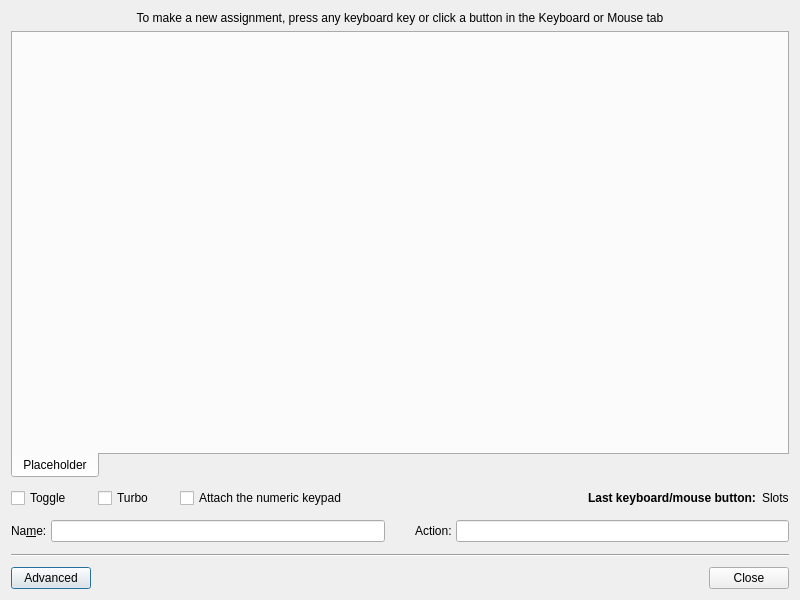
<?xml version="1.0" encoding="UTF-8"?>
<ui version="4.0">
 <class>ButtonEditDialog</class>
 <widget class="QDialog" name="ButtonEditDialog">
  <property name="windowModality">
   <enum>Qt::WindowModal</enum>
  </property>
  <property name="geometry">
   <rect>
    <x>0</x>
    <y>0</y>
    <width>800</width>
    <height>600</height>
   </rect>
  </property>
  <property name="minimumSize">
   <size>
    <width>800</width>
    <height>600</height>
   </size>
  </property>
  <property name="windowTitle">
   <string>Dialog</string>
  </property>
  <property name="sizeGripEnabled">
   <bool>false</bool>
  </property>
  <property name="modal">
   <bool>false</bool>
  </property>
  <layout class="QVBoxLayout" name="verticalLayout">
   <item>
    <widget class="QLabel" name="helpAssignLabel">
     <property name="sizePolicy">
      <sizepolicy hsizetype="Preferred" vsizetype="Preferred">
       <horstretch>0</horstretch>
       <verstretch>0</verstretch>
      </sizepolicy>
     </property>
     <property name="lineWidth">
      <number>1</number>
     </property>
     <property name="text">
      <string>To make a new assignment, press any keyboard key or click a button in the Keyboard or Mouse tab</string>
     </property>
     <property name="scaledContents">
      <bool>false</bool>
     </property>
     <property name="alignment">
      <set>Qt::AlignCenter</set>
     </property>
     <property name="wordWrap">
      <bool>true</bool>
     </property>
    </widget>
   </item>
   <item>
    <widget class="VirtualKeyboardMouseWidget" name="virtualKeyMouseTabWidget">
     <property name="tabPosition">
      <enum>QTabWidget::South</enum>
     </property>
     <property name="currentIndex">
      <number>0</number>
     </property>
     <property name="usesScrollButtons">
      <bool>false</bool>
     </property>
     <widget class="QWidget" name="tab">
      <attribute name="title">
       <string>Placeholder</string>
      </attribute>
     </widget>
    </widget>
   </item>
   <item>
    <spacer name="verticalSpacer">
     <property name="orientation">
      <enum>Qt::Vertical</enum>
     </property>
     <property name="sizeType">
      <enum>QSizePolicy::Fixed</enum>
     </property>
     <property name="sizeHint" stdset="0">
      <size>
       <width>20</width>
       <height>4</height>
      </size>
     </property>
    </spacer>
   </item>
   <item>
    <layout class="QHBoxLayout" name="horizontalLayout_18">
     <item>
      <widget class="QCheckBox" name="toggleCheckBox">
       <property name="toolTip">
        <string>Enables a key press or release to only occur when a controller button is pressed.</string>
       </property>
       <property name="text">
        <string>Toggle</string>
       </property>
      </widget>
     </item>
     <item>
      <spacer name="horizontalSpacer_10">
       <property name="orientation">
        <enum>Qt::Horizontal</enum>
       </property>
       <property name="sizeType">
        <enum>QSizePolicy::Fixed</enum>
       </property>
       <property name="sizeHint" stdset="0">
        <size>
         <width>20</width>
         <height>20</height>
        </size>
       </property>
      </spacer>
     </item>
     <item>
      <layout class="QHBoxLayout" name="horizontalLayout_16">
       <item>
        <widget class="QCheckBox" name="turboCheckBox">
         <property name="toolTip">
          <string>Enables rapid key presses and releases. Turbo controller.</string>
         </property>
         <property name="text">
          <string>Turbo</string>
         </property>
        </widget>
       </item>
       <item>
        <spacer name="horizontalSpacer">
         <property name="orientation">
          <enum>Qt::Horizontal</enum>
         </property>
         <property name="sizeType">
          <enum>QSizePolicy::Fixed</enum>
         </property>
         <property name="sizeHint" stdset="0">
          <size>
           <width>20</width>
           <height>20</height>
          </size>
         </property>
        </spacer>
       </item>
       <item>
        <widget class="QCheckBox" name="attachNumKeypadCheckbox">
         <property name="toolTip">
          <string>Remember, it won't work if you don't have such keypad connected to computer or if it's not embedded like in desktop PCs</string>
         </property>
         <property name="text">
          <string>Attach the numeric keypad</string>
         </property>
        </widget>
       </item>
       <item>
        <spacer name="horizontalSpacer_9">
         <property name="orientation">
          <enum>Qt::Horizontal</enum>
         </property>
         <property name="sizeType">
          <enum>QSizePolicy::Expanding</enum>
         </property>
         <property name="sizeHint" stdset="0">
          <size>
           <width>20</width>
           <height>20</height>
          </size>
         </property>
        </spacer>
       </item>
      </layout>
     </item>
     <item>
      <layout class="QHBoxLayout" name="horizontalLayout_17">
       <item>
        <widget class="QLabel" name="label_5">
         <property name="font">
          <font>
           <weight>75</weight>
           <bold>true</bold>
          </font>
         </property>
         <property name="text">
          <string>Last keyboard/mouse button:</string>
         </property>
        </widget>
       </item>
       <item>
        <widget class="QLabel" name="slotSummaryLabel">
         <property name="text">
          <string>Slots</string>
         </property>
         <property name="wordWrap">
          <bool>false</bool>
         </property>
        </widget>
       </item>
      </layout>
     </item>
    </layout>
   </item>
   <item>
    <layout class="QHBoxLayout" name="horizontalLayout_4">
     <property name="spacing">
      <number>30</number>
     </property>
     <property name="topMargin">
      <number>6</number>
     </property>
     <property name="bottomMargin">
      <number>6</number>
     </property>
     <item>
      <layout class="QHBoxLayout" name="horizontalLayout_3">
       <property name="spacing">
        <number>4</number>
       </property>
       <item>
        <widget class="QLabel" name="buttonNameLabel">
         <property name="text">
          <string>Na&amp;me:</string>
         </property>
         <property name="buddy">
          <cstring>buttonNameLineEdit</cstring>
         </property>
        </widget>
       </item>
       <item>
        <widget class="QLineEdit" name="buttonNameLineEdit">
         <property name="toolTip">
          <string>Specify the name of a button.</string>
         </property>
         <property name="maxLength">
          <number>20</number>
         </property>
        </widget>
       </item>
      </layout>
     </item>
     <item>
      <layout class="QHBoxLayout" name="horizontalLayout_2">
       <property name="spacing">
        <number>4</number>
       </property>
       <item>
        <widget class="QLabel" name="actionNameLabel">
         <property name="text">
          <string>Action:</string>
         </property>
         <property name="buddy">
          <cstring>actionNameLineEdit</cstring>
         </property>
        </widget>
       </item>
       <item>
        <widget class="QLineEdit" name="actionNameLineEdit">
         <property name="toolTip">
          <string>Specify the action that will be performed in game while
this button is being used.</string>
         </property>
         <property name="maxLength">
          <number>50</number>
         </property>
        </widget>
       </item>
      </layout>
     </item>
    </layout>
   </item>
   <item>
    <widget class="Line" name="line">
     <property name="orientation">
      <enum>Qt::Horizontal</enum>
     </property>
    </widget>
   </item>
   <item>
    <layout class="QHBoxLayout" name="horizontalLayout">
     <property name="topMargin">
      <number>4</number>
     </property>
     <item>
      <widget class="QPushButton" name="advancedPushButton">
       <property name="text">
        <string>Advanced</string>
       </property>
       <property name="icon">
        <iconset resource="../resources.qrc"><normaloff>:/pad/icons/sliders.svg</normaloff></iconset>
       </property>
      </widget>
     </item>
     <item>
      <widget class="QDialogButtonBox" name="buttonBox">
       <property name="orientation">
        <enum>Qt::Horizontal</enum>
       </property>
       <property name="standardButtons">
        <set>QDialogButtonBox::Close</set>
       </property>
      </widget>
     </item>
    </layout>
   </item>
  </layout>
 </widget>
 <customwidgets>
  <customwidget>
   <class>VirtualKeyboardMouseWidget</class>
   <extends>QTabWidget</extends>
   <header>keyboard/virtualkeyboardmousewidget.h</header>
   <container>1</container>
  </customwidget>
 </customwidgets>
 <resources/>
 <connections>
  <connection>
   <sender>buttonBox</sender>
   <signal>accepted()</signal>
   <receiver>ButtonEditDialog</receiver>
   <slot>accept()</slot>
   <hints>
    <hint type="sourcelabel">
     <x>366</x>
     <y>422</y>
    </hint>
    <hint type="destinationlabel">
     <x>157</x>
     <y>274</y>
    </hint>
   </hints>
  </connection>
  <connection>
   <sender>buttonBox</sender>
   <signal>rejected()</signal>
   <receiver>ButtonEditDialog</receiver>
   <slot>reject()</slot>
   <hints>
    <hint type="sourcelabel">
     <x>434</x>
     <y>422</y>
    </hint>
    <hint type="destinationlabel">
     <x>286</x>
     <y>274</y>
    </hint>
   </hints>
  </connection>
 </connections>
</ui>
